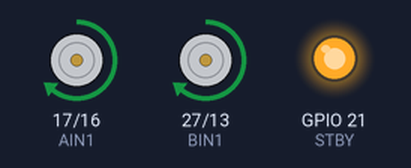
Recording of a sketch running on a simulated ESP32. Shown: motor-driver pin pairs drawn as motors (green arrow = first pin HIGH = forward, orange = second pin HIGH = backward, longer = more drive, scaled by the enable pin, stopped while the standby pin is LOW), output pins drawn as LEDs (lit = HIGH).

Above: at 1.5 s.
At 5.5 s:
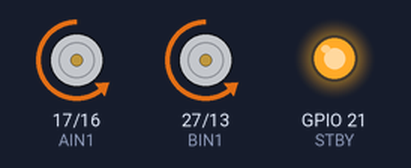
At 9.0 s:
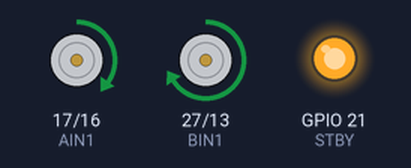
At 14.0 s:
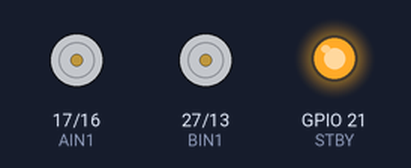
Timing chart, 0 to 20.8 s (numbered marks = the images above):
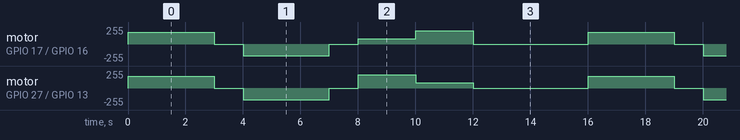

The sketch:

TB6612FNG_Testinh.ino
```cpp
// ========= MOTOR PINS =========
#define PWMA 25
#define PWMB 26
#define AIN1 17
#define AIN2 16
#define BIN1 27
#define BIN2 13
#define STBY 21

// ========= PWM SETTINGS =========
#define freq 1000
#define resolution 8

#define channelA 0
#define channelB 1

int speedMotor = 180; // 0-255

void setup() {

  pinMode(AIN1, OUTPUT);
  pinMode(AIN2, OUTPUT);
  pinMode(BIN1, OUTPUT);
  pinMode(BIN2, OUTPUT);
  pinMode(STBY, OUTPUT);

  digitalWrite(STBY, HIGH); // Wake driver

  // PWM setup
  ledcSetup(channelA, freq, resolution);
  ledcAttachPin(PWMA, channelA);

  ledcSetup(channelB, freq, resolution);
  ledcAttachPin(PWMB, channelB);
}

// ================= MOTOR FUNCTIONS =================

void forward() {

  digitalWrite(AIN1, HIGH);
  digitalWrite(AIN2, LOW);

  digitalWrite(BIN1, HIGH);
  digitalWrite(BIN2, LOW);

  ledcWrite(channelA, speedMotor);
  ledcWrite(channelB, speedMotor);
}

void backward() {

  digitalWrite(AIN1, LOW);
  digitalWrite(AIN2, HIGH);

  digitalWrite(BIN1, LOW);
  digitalWrite(BIN2, HIGH);

  ledcWrite(channelA, speedMotor);
  ledcWrite(channelB, speedMotor);
}

void left() {

  ledcWrite(channelA, 80);   // slow left motor
  ledcWrite(channelB, 200);  // fast right motor

  digitalWrite(AIN1, HIGH);
  digitalWrite(AIN2, LOW);

  digitalWrite(BIN1, HIGH);
  digitalWrite(BIN2, LOW);
}

void right() {

  ledcWrite(channelA, 200);
  ledcWrite(channelB, 80);

  digitalWrite(AIN1, HIGH);
  digitalWrite(AIN2, LOW);

  digitalWrite(BIN1, HIGH);
  digitalWrite(BIN2, LOW);
}

void stopMotor() {

  ledcWrite(channelA, 0);
  ledcWrite(channelB, 0);
}

// ================= TEST LOOP =================

void loop() {

  forward();
  delay(3000);

  stopMotor();
  delay(1000);

  backward();
  delay(3000);

  stopMotor();
  delay(1000);

  left();
  delay(2000);

  right();
  delay(2000);

  stopMotor();
  delay(4000);
}
```

Measured:
- by itself, motor on GPIO 17 (AIN1) / GPIO 16 (AIN2): repeats every 16.0 s: stopped 1.0 s, backward 179/255 3.0 s, stopped 1.0 s, forward 80/255 2.0 s, forward 199/255 2.0 s, stopped 4.0 s, forward 179/255 3.0 s
- by itself, motor on GPIO 27 (BIN1) / GPIO 13 (BIN2): repeats every 16.0 s: stopped 1.0 s, backward 179/255 3.0 s, stopped 1.0 s, forward 199/255 2.0 s, forward 80/255 2.0 s, stopped 4.0 s, forward 179/255 3.0 s
